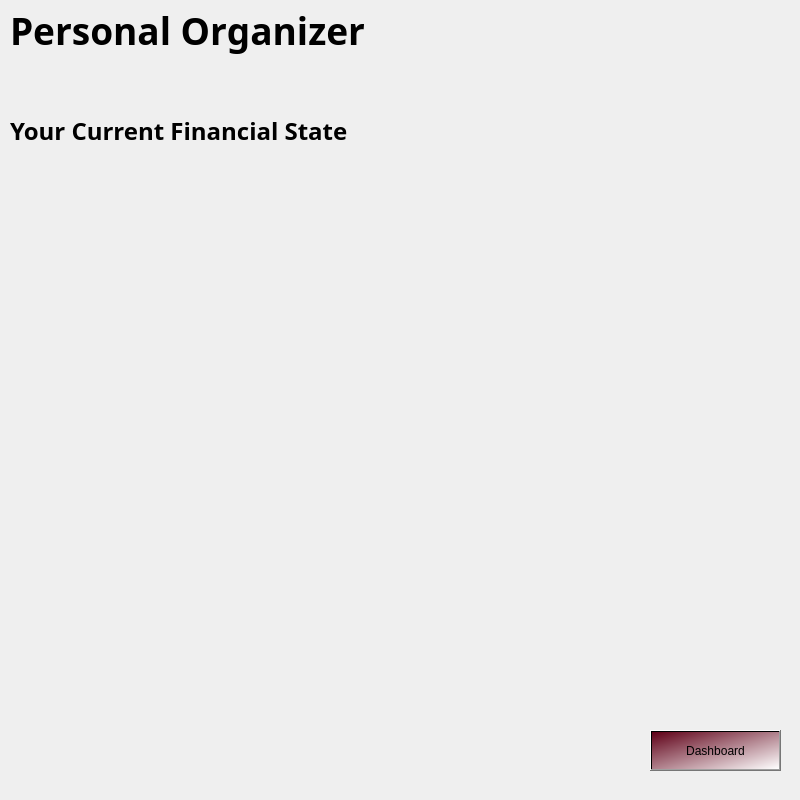
<?xml version="1.0" encoding="UTF-8"?>
<ui version="4.0">
 <class>financialstate</class>
 <widget class="QDialog" name="financialstate">
  <property name="geometry">
   <rect>
    <x>0</x>
    <y>0</y>
    <width>800</width>
    <height>800</height>
   </rect>
  </property>
  <property name="maximumSize">
   <size>
    <width>800</width>
    <height>800</height>
   </size>
  </property>
  <property name="windowTitle">
   <string>Dialog</string>
  </property>
  <widget class="QLabel" name="label_6">
   <property name="geometry">
    <rect>
     <x>10</x>
     <y>100</y>
     <width>431</width>
     <height>61</height>
    </rect>
   </property>
   <property name="font">
    <font>
     <family>Segoe UI Variable</family>
     <pointsize>18</pointsize>
     <bold>true</bold>
    </font>
   </property>
   <property name="text">
    <string>Your Current Financial State</string>
   </property>
  </widget>
  <widget class="QPushButton" name="todahboard">
   <property name="geometry">
    <rect>
     <x>650</x>
     <y>730</y>
     <width>131</width>
     <height>41</height>
    </rect>
   </property>
   <property name="styleSheet">
    <string notr="true">background-color: qlineargradient(spread:pad, x1:0, y1:0, x2:1, y2:1, stop:0 rgba(95, 0, 23, 255), stop:1 rgba(255, 255, 255, 255));
color: rgb(0, 0, 0);
font: 12pt &quot;Showcard Gothic&quot;;</string>
   </property>
   <property name="text">
    <string>Dashboard</string>
   </property>
  </widget>
  <widget class="QLabel" name="label_7">
   <property name="geometry">
    <rect>
     <x>0</x>
     <y>-230</y>
     <width>811</width>
     <height>331</height>
    </rect>
   </property>
   <property name="styleSheet">
    <string notr="true">image:url(:/images/header.jpg)</string>
   </property>
   <property name="text">
    <string>TextLabel</string>
   </property>
  </widget>
  <widget class="QLabel" name="label_4">
   <property name="geometry">
    <rect>
     <x>10</x>
     <y>0</y>
     <width>641</width>
     <height>61</height>
    </rect>
   </property>
   <property name="font">
    <font>
     <family>Perpetua Titling MT</family>
     <pointsize>28</pointsize>
     <bold>true</bold>
     <underline>false</underline>
     <strikeout>false</strikeout>
     <kerning>false</kerning>
    </font>
   </property>
   <property name="text">
    <string>Personal Organizer</string>
   </property>
  </widget>
  <widget class="QLabel" name="label">
   <property name="geometry">
    <rect>
     <x>-210</x>
     <y>100</y>
     <width>1291</width>
     <height>871</height>
    </rect>
   </property>
   <property name="styleSheet">
    <string notr="true">image:url(:/images/sky.jpg)</string>
   </property>
   <property name="text">
    <string>TextLabel</string>
   </property>
  </widget>
  <widget class="QWidget" name="verticalLayoutWidget">
   <property name="geometry">
    <rect>
     <x>19</x>
     <y>169</y>
     <width>761</width>
     <height>551</height>
    </rect>
   </property>
   <layout class="QVBoxLayout" name="bargraph"/>
  </widget>
  <zorder>label</zorder>
  <zorder>label_7</zorder>
  <zorder>label_4</zorder>
  <zorder>label_6</zorder>
  <zorder>todahboard</zorder>
  <zorder>verticalLayoutWidget</zorder>
 </widget>
 <resources/>
 <connections/>
</ui>
